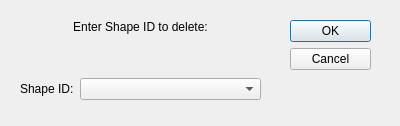
<?xml version="1.0" encoding="UTF-8"?>
<ui version="4.0">
 <class>deleteshape</class>
 <widget class="QDialog" name="deleteshape">
  <property name="geometry">
   <rect>
    <x>0</x>
    <y>0</y>
    <width>400</width>
    <height>126</height>
   </rect>
  </property>
  <property name="windowTitle">
   <string>Dialog</string>
  </property>
  <widget class="QDialogButtonBox" name="buttonBox">
   <property name="geometry">
    <rect>
     <x>290</x>
     <y>20</y>
     <width>81</width>
     <height>241</height>
    </rect>
   </property>
   <property name="orientation">
    <enum>Qt::Vertical</enum>
   </property>
   <property name="standardButtons">
    <set>QDialogButtonBox::Cancel|QDialogButtonBox::Ok</set>
   </property>
  </widget>
  <widget class="QWidget" name="verticalLayoutWidget">
   <property name="geometry">
    <rect>
     <x>20</x>
     <y>20</y>
     <width>241</width>
     <height>80</height>
    </rect>
   </property>
   <layout class="QVBoxLayout" name="verticalLayout">
    <item>
     <layout class="QFormLayout" name="formLayout">
      <item row="2" column="0">
       <widget class="QLabel" name="label_2">
        <property name="text">
         <string>Shape ID:</string>
        </property>
       </widget>
      </item>
      <item row="0" column="0" colspan="2">
       <widget class="QLabel" name="label">
        <property name="text">
         <string>&lt;html&gt;&lt;head/&gt;&lt;body&gt;&lt;p align=&quot;center&quot;&gt;Enter Shape ID to delete:&lt;/p&gt;&lt;/body&gt;&lt;/html&gt;</string>
        </property>
       </widget>
      </item>
      <item row="1" column="0">
       <spacer name="verticalSpacer">
        <property name="orientation">
         <enum>Qt::Vertical</enum>
        </property>
        <property name="sizeHint" stdset="0">
         <size>
          <width>20</width>
          <height>40</height>
         </size>
        </property>
       </spacer>
      </item>
      <item row="2" column="1">
       <widget class="QComboBox" name="shapeIDcomboBox"/>
      </item>
     </layout>
    </item>
   </layout>
  </widget>
 </widget>
 <resources/>
 <connections>
  <connection>
   <sender>buttonBox</sender>
   <signal>accepted()</signal>
   <receiver>deleteshape</receiver>
   <slot>accept()</slot>
   <hints>
    <hint type="sourcelabel">
     <x>248</x>
     <y>254</y>
    </hint>
    <hint type="destinationlabel">
     <x>157</x>
     <y>274</y>
    </hint>
   </hints>
  </connection>
  <connection>
   <sender>buttonBox</sender>
   <signal>rejected()</signal>
   <receiver>deleteshape</receiver>
   <slot>reject()</slot>
   <hints>
    <hint type="sourcelabel">
     <x>316</x>
     <y>260</y>
    </hint>
    <hint type="destinationlabel">
     <x>286</x>
     <y>274</y>
    </hint>
   </hints>
  </connection>
 </connections>
</ui>
